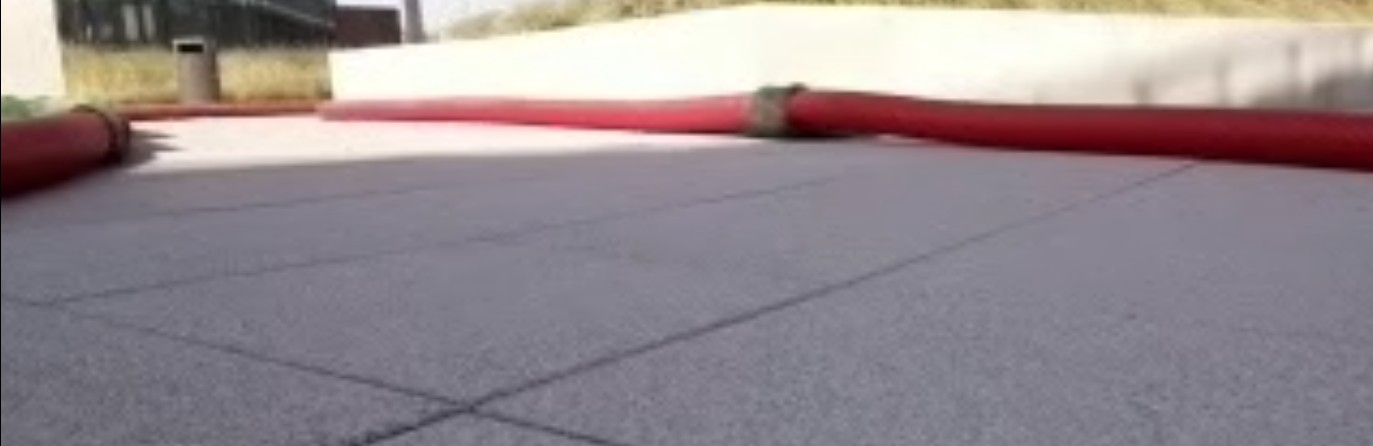
#> input picture Code/experiments/screenshot.jpg, 1373 x 446 px, found by its file name
$ python LAB_test.py
#> lines starting #> are read from the running program, lines starting #| are printed output that depends on the picture; after the words box and inside, x2 and y2 are one past the last pixel; in counts of white or black regions, pixels touching at a corner belong together
import cv2
import numpy as np

def nothing(x):
    pass

# 1. Load image
img = cv2.imread('c:/Users/dries/Desktop/Image_Processing/Image_processing_task/screenshot.jpg')
#> img is the input picture: shape (446, 1373, 3); mean B, G, R 142.2, 138, 149.1
if img is None:
    raise IOError("Could not read the image file. Check the path!")

# 2. Create windows (one for trackbars, optional ones for visualization)
cv2.namedWindow('Trackbars')
cv2.namedWindow('Original')
cv2.namedWindow('Mask')
cv2.namedWindow('Result')

# 3. Create trackbars for lower/upper L, A, B
# In OpenCV, L, A, and B each go from 0 to 255
cv2.createTrackbar('LowerL', 'Trackbars', 0,   255, nothing)
#> slider 'LowerL' is set to 51
cv2.createTrackbar('UpperL', 'Trackbars', 255, 255, nothing)
cv2.createTrackbar('LowerA', 'Trackbars', 0,   255, nothing)
#> slider 'LowerA' is set to 51
cv2.createTrackbar('UpperA', 'Trackbars', 255, 255, nothing)
cv2.createTrackbar('LowerB', 'Trackbars', 0,   255, nothing)
#> slider 'LowerB' is set to 51
cv2.createTrackbar('UpperB', 'Trackbars', 255, 255, nothing)

while True:
    # 4. Convert to Lab color space
    lab = cv2.cvtColor(img, cv2.COLOR_BGR2LAB)
#> lab: shape (446, 1373, 3); mean of channels 0, 1, 2 148.6, 133.4, 127.5

    # 5. Get current positions of the six trackbars
    l_l = cv2.getTrackbarPos('LowerL','Trackbars')
    u_l = cv2.getTrackbarPos('UpperL','Trackbars')
    l_a = cv2.getTrackbarPos('LowerA','Trackbars')
    u_a = cv2.getTrackbarPos('UpperA','Trackbars')
    l_b = cv2.getTrackbarPos('LowerB','Trackbars')
    u_b = cv2.getTrackbarPos('UpperB','Trackbars')

    # 6. Define lower and upper arrays for the mask
    lower_bound = np.array([l_l, l_a, l_b])
    upper_bound = np.array([u_l, u_a, u_b])

    # 7. Create the mask based on those Lab thresholds
    mask = cv2.inRange(lab, lower_bound, upper_bound)
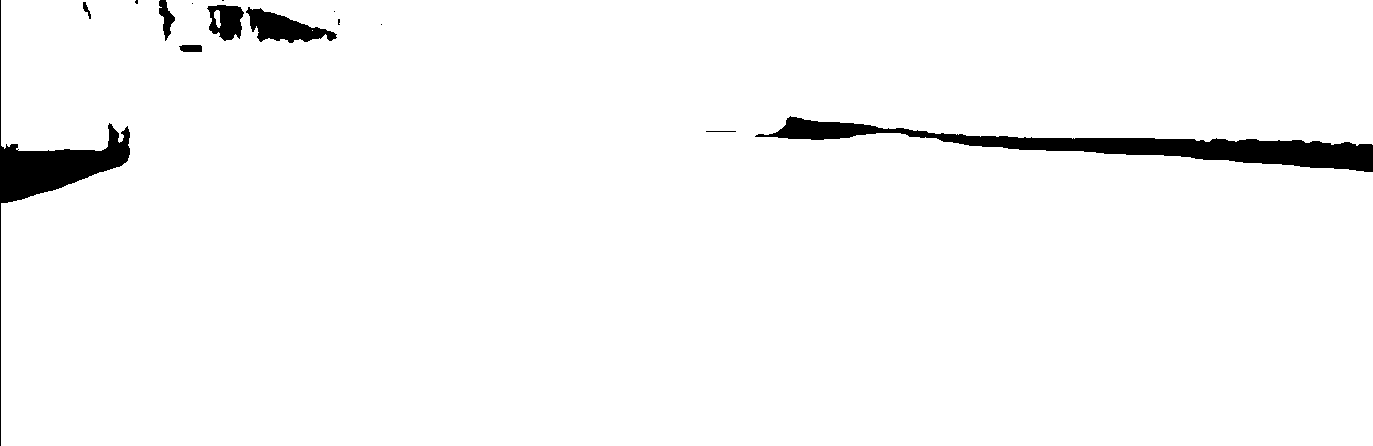
#> mask: shape (446, 1373); 97.1% white; 14 black regions (6 under 20 px), largest, box (x1, y1, x2, y2) and area: (755, 116, 1373, 172) 9595, (0, 0, 130, 446) 5349, (246, 7, 337, 43) 1625

    # 8. Use the mask to keep only the selected region
    result = cv2.bitwise_and(img, img, mask=mask)
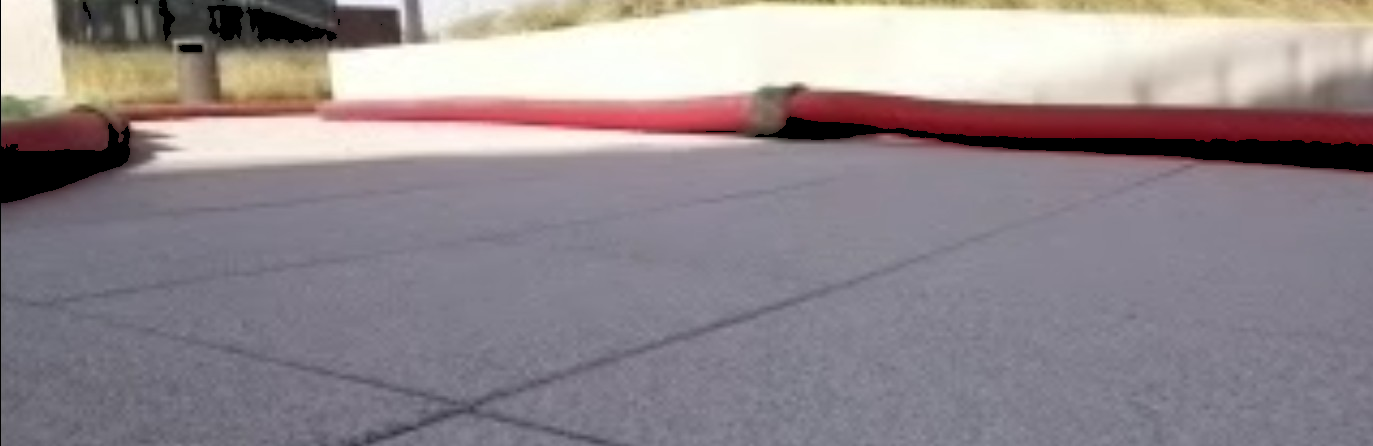
#> result: shape (446, 1373, 3); mean B, G, R 141.7, 137.5, 147.3

    # 9. Show everything
    cv2.imshow('Original', img)
    cv2.imshow('Mask', mask)
    cv2.imshow('Result', result)

    # 10. ESC key breaks the loop
    key = cv2.waitKey(1)
#> (key Esc is pressed here)
    if key == 27:  # ESC key
        break

cv2.destroyAllWindows()
